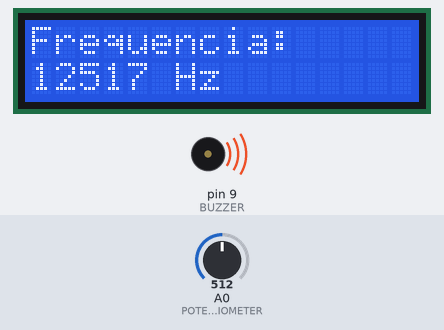
Bench run of a sketch on a simulated Arduino Uno, built with avr-gcc and run on an emulated ATmega328P. On the bench: 16×2 character LCD, buzzer (waves = sounding). The inputs (shaded band) are chosen by the test bench; at power-on: A0 (POTENTIOMETER) = 512.

Above: at 1.2 s.
1.3 s: A0 (POTENTIOMETER) set to 716
At 2.5 s:
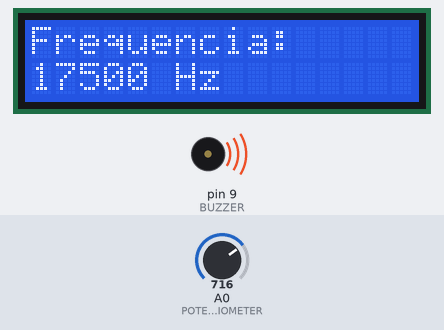
2.8 s: A0 (POTENTIOMETER) set to 900
At 3.3 s:
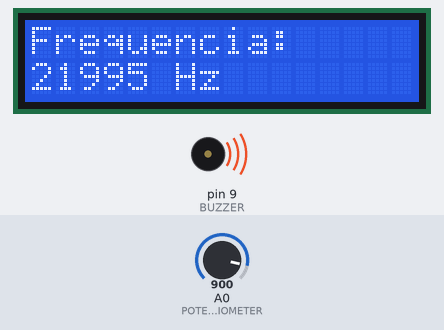
4.3 s: A0 (POTENTIOMETER) set to 1010
At 5.0 s:
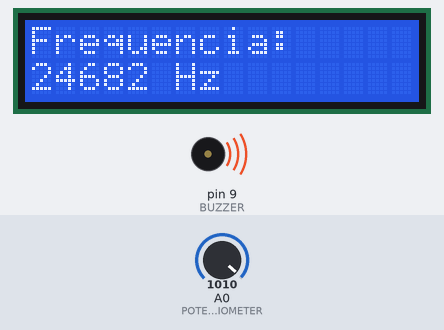
Timing chart, 0 to 7.3 s (numbered marks = the images above; inputs shaded):
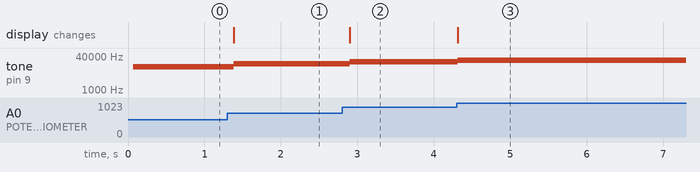

Measured:
- after the input at 1.3 s, tone on pin 9 (BUZZER): 12517 Hz → 17500 Hz after 0.08 s; the display: changes after 0.08 s (image 1)
- after the input at 2.8 s, tone on pin 9 (BUZZER): 17500 Hz → 21995 Hz after 0.10 s; the display: changes after 0.10 s (image 2)
- after the input at 4.3 s, tone on pin 9 (BUZZER): 21995 Hz → 24682 Hz at once; the display: changes at once (image 3)

The sketch:

wave_generator.ino
```cpp
// obs.: no projeto-tutorial o nome deste projeto é "frequencímetro", mas isto obviamente não mede frequência alguam.

#include <LiquidCrystal.h>

const int BUZZER = 9; // Digital output at pin 9
const int POTENTIOMETER = 0; // Analog input at pin 0

int resistance, frequency = 0;
LiquidCrystal lcd(12, 11, 5, 4, 3, 2);

void setup () {
  lcd.begin(16, 2);
  lcd.setCursor(0, 0);
  lcd.print("Frequencia:");
  lcd.setCursor(6, 1);
  lcd.print("Hz");

  pinMode(BUZZER, OUTPUT);
}

void loop () {
  resistance = analogRead(POTENTIOMETER);
  frequency = map(resistance, 0, 1023, 10, 25000);

  lcd.setCursor(0, 1);

  if (frequency < 100) {
    lcd.print("   ");
  }
  else if (frequency >= 100 && frequency < 1000) {
    lcd.print("  ");
  }
  else if (frequency >= 1000 && frequency < 10000) {
    lcd.print(" ");
  }
  else { // frequency >= 10000
    // Nada
  }

  lcd.print(frequency);
  tone(BUZZER, frequency);

  delay(100);
}
```
